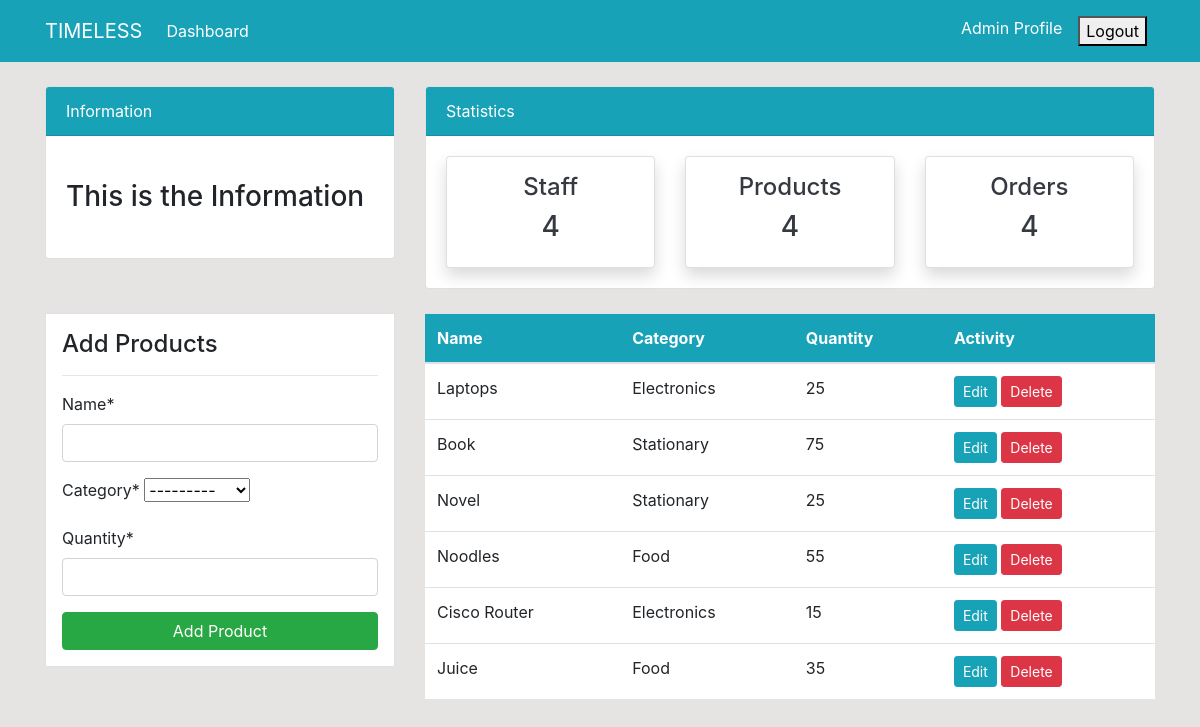
/product/ (signed in), run on the app's committed database.
### dashboard/models.py (models this page shows, shortened)
class Product(models.Model):
    name = models.CharField(max_length=100, null=True)
    category = models.CharField(max_length=20, choices=CATEGORY, null=True)
    quantity = models.PositiveIntegerField(null=True)
    class Meta:
        verbose_name_plural = 'Product'

### dashboard/views.py (the view)
# urls.py: path('product/', views.product, name='dashboard-product'),
@login_required
def product(request):
     items = Product.objects.all() # Using ORM
     if request.method == 'POST':
          form = ProductForm(request.POST)
          if form.is_valid():
               form.save()
               return redirect('dashboard-product')
     else:
          form = ProductForm()
     context = {
          'items': items,
          'form': form,
     }
     return render(request, 'dashboard/product.html', context)

### dashboard/forms.py
class ProductForm(forms.ModelForm):
    class Meta:
        model = Product
        fields = ['name', 'category', 'quantity']

### templates/dashboard/product.html (shortened to what this page needs)
 {% extends 'partials/base.html' %}
 {% load crispy_forms_tags %}
 {% block content %}
{% include 'partials/topnav.html' %}
    <div class="container">
        <div class="row my-4">
            <div class="col-md-4">
                <div class="border bg-white p-3">
                    <h4>Add Products</h4>
                    <hr>
                    <form method="POST">
                        {{ form|crispy }}
                        <input class="btn btn-success btn-block" type="submit" value="Add Product">
                    </form>
                </div>
            </div>
            <div class="col-md-8">
                <table class="table bg-white">
                    <thead class="bg-info">
                        <tr class="text-white">
                            <th scope="col">Name</th>
                            <th scope="col">Category</th>
                            <th scope="col">Quantity</th>
                            <th scope="col">Activity</th>
                        </tr>
                    </thead>
                    <tbody>
                        {% for item in items  %}
                        <tr>
                            <td>{{ item.name }}</td>
                            <td>{{ item.category }}</td>
                            <td>{{ item.quantity }}</td>
                            <td>
                                <a class="btn btn-info btn-sm" href="{% url 'dashboard-product' %}">Edit</a>
                                <a class="btn btn-danger btn-sm" href="{% url 'dashboard-product-delete' item.id %}">Delete</a>
                            </td>
                        {%  endfor %}
                    </tbody>
                </table>
            </div>
        </div>
    </div>
    {% endblock %}

### static/style.css (style rules this page uses)
body { background: rgb(230, 227, 227); }

### data on the page
Product: name "Laptops", category "Electronics", quantity "25"
Product: name "Book", category "Stationary", quantity "75"
Product: name "Novel", category "Stationary", quantity "25"
Product: name "Noodles", category "Food", quantity "55"
Product: name "Cisco Router", category "Electronics", quantity "15"
Product: name "Juice", category "Food", quantity "35"
